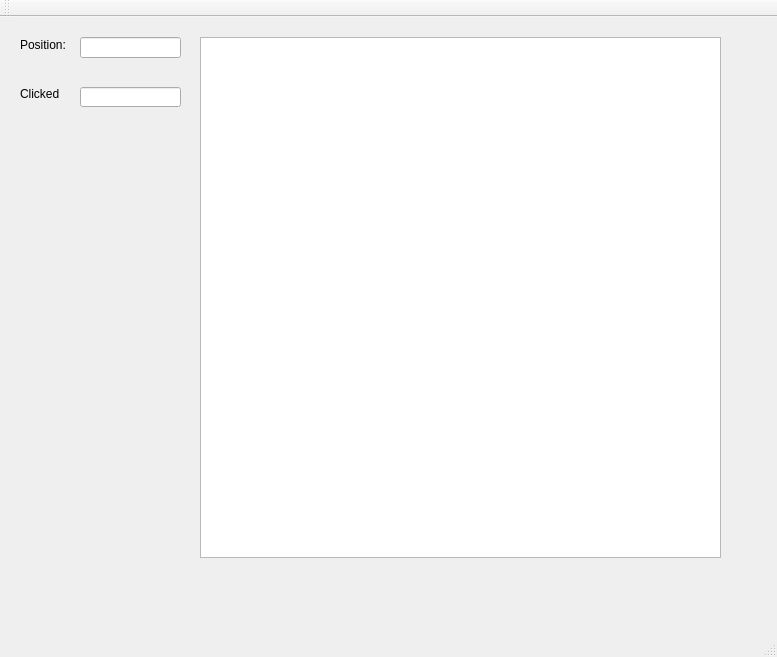
<?xml version="1.0" encoding="UTF-8"?>
<ui version="4.0">
 <class>MainWindow</class>
 <widget class="QMainWindow" name="MainWindow">
  <property name="geometry">
   <rect>
    <x>0</x>
    <y>0</y>
    <width>777</width>
    <height>657</height>
   </rect>
  </property>
  <property name="windowTitle">
   <string>MainWindow</string>
  </property>
  <widget class="QWidget" name="centralWidget">
   <widget class="CGraphicsView" name="graphicsView">
    <property name="geometry">
     <rect>
      <x>200</x>
      <y>20</y>
      <width>521</width>
      <height>521</height>
     </rect>
    </property>
    <property name="mouseTracking">
     <bool>true</bool>
    </property>
   </widget>
   <widget class="QLabel" name="label">
    <property name="geometry">
     <rect>
      <x>20</x>
      <y>20</y>
      <width>51</width>
      <height>16</height>
     </rect>
    </property>
    <property name="text">
     <string>Position:</string>
    </property>
   </widget>
   <widget class="QLineEdit" name="positionEdit">
    <property name="geometry">
     <rect>
      <x>80</x>
      <y>20</y>
      <width>101</width>
      <height>21</height>
     </rect>
    </property>
   </widget>
   <widget class="QLineEdit" name="positionEdit_2">
    <property name="geometry">
     <rect>
      <x>80</x>
      <y>70</y>
      <width>101</width>
      <height>20</height>
     </rect>
    </property>
   </widget>
   <widget class="QLabel" name="label_2">
    <property name="geometry">
     <rect>
      <x>20</x>
      <y>70</y>
      <width>47</width>
      <height>13</height>
     </rect>
    </property>
    <property name="text">
     <string>Clicked</string>
    </property>
   </widget>
  </widget>
  <widget class="QMenuBar" name="menuBar">
   <property name="geometry">
    <rect>
     <x>0</x>
     <y>0</y>
     <width>777</width>
     <height>21</height>
    </rect>
   </property>
  </widget>
  <widget class="QToolBar" name="mainToolBar">
   <attribute name="toolBarArea">
    <enum>TopToolBarArea</enum>
   </attribute>
   <attribute name="toolBarBreak">
    <bool>false</bool>
   </attribute>
  </widget>
  <widget class="QStatusBar" name="statusBar"/>
 </widget>
 <layoutdefault spacing="6" margin="11"/>
 <customwidgets>
  <customwidget>
   <class>CGraphicsView</class>
   <extends>QGraphicsView</extends>
   <header location="global">cgraphicsview.h</header>
   <slots>
    <slot>mouseClicked()</slot>
   </slots>
  </customwidget>
 </customwidgets>
 <resources/>
 <connections/>
</ui>
